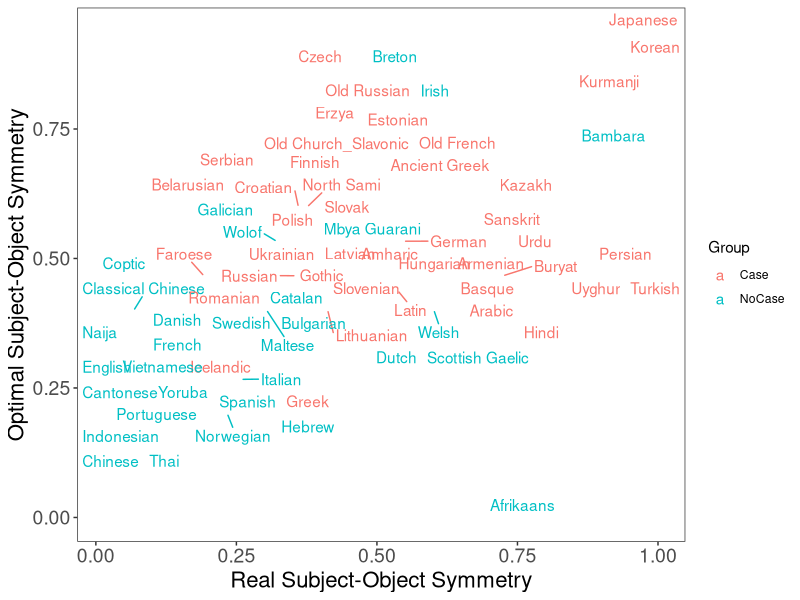

Source code (R): (Note: this script raises an error after producing the figure.)
library(tidyr)
library(dplyr)


u = read.csv("../landscapes_2.6_new.R.tsv", sep=" ")


u = merge(u, read.csv("case_marking_revised.tsv", sep=","), by=c("Language"), all=TRUE)



library(stringr)
u$Language2 = as.character(u$Language)
for(i in (1:nrow(u))) {
	u$Language2[[i]] = str_replace(u$Language2[[i]], "_2.6", "")
	u$Language2[[i]] = str_replace(u$Language2[[i]], "_", " ")
}


library(ggrepel)
library(ggplot2)
#ggsave("figures/fracion-optimized_DLM_2.6_format.pdf", height=7, width=7)

u = u %>% mutate(Group = ifelse(value, "Case", "NoCase"))

plot = ggplot(u, aes(x=OSSameSide_Real_Prob, y=OSSameSide, color=Group)) + geom_text_repel(aes(label=Language2)) + xlab("Real Subject-Object Symmetry") + ylab("Optimal Subject-Object Symmetry") + theme_bw() + theme(axis.text=element_text(size=14), axis.title=element_text(size=16)) + theme(panel.grid = element_blank())
ggsave(plot, file="../figures/by_patient_marking.pdf", width=6, height=6)

v = u %>% filter(Group)
cor.test(v$OSSameSide_Real_Prob, v$OSSameSide)
plot = ggplot(v, aes(x=OSSameSide_Real_Prob, y=OSSameSide, color=Group)) + geom_text_repel(aes(label=Language2)) + xlab("Real Subject-Object Symmetry") + ylab("Optimal Subject-Object Symmetry") + theme_bw() + theme(legend.position="none", axis.text=element_text(size=14), axis.title=element_text(size=16)) + theme(panel.grid = element_blank())
v = u %>% filter(!Group)
cor.test(v$OSSameSide_Real_Prob, v$OSSameSide)
plot = ggplot(v, aes(x=OSSameSide_Real_Prob, y=OSSameSide, color=Group)) + geom_text_repel(aes(label=Language2)) + xlab("Real Subject-Object Symmetry") + ylab("Optimal Subject-Object Symmetry") + theme_bw() + theme(legend.position="none", axis.text=element_text(size=14), axis.title=element_text(size=16)) + theme(panel.grid = element_blank())





